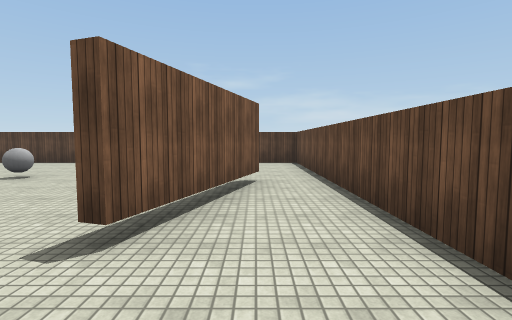
view 1 (above)

24 first-person views from a walk through a scene from a Unity 3-D project. The camera is 1.5 m above the floor, tilts 4° down and sees 85° across. The floor is counted in squares, 2 m on a side. Each view is taken from the middle of a square. On the plan, view 1 faces up. The plan holds only what a view shows up to about 10 squares ahead; the rest is blank. Surface patterns are stand-ins for the level's own textures.

view 2
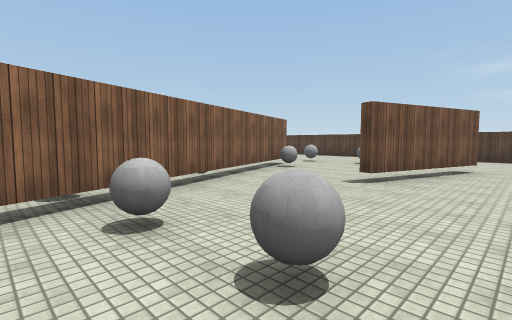

view 3
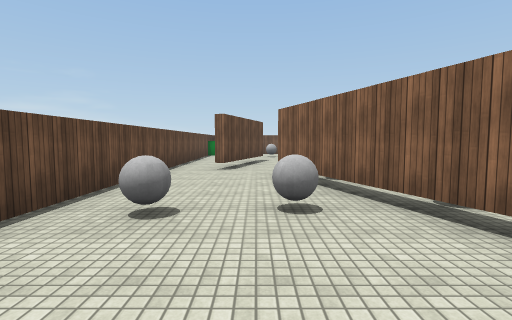

view 4
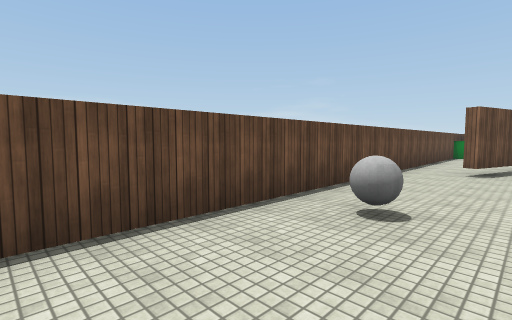

view 5
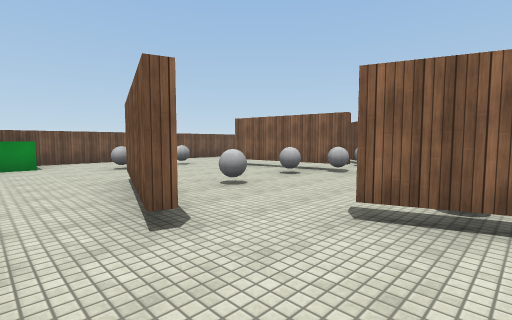

view 6
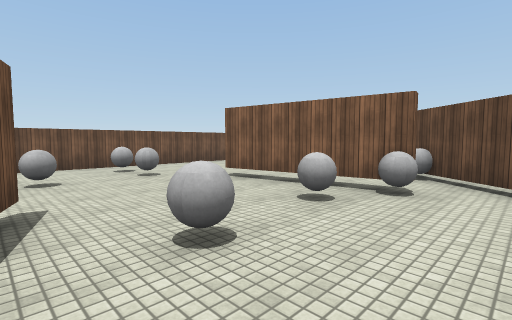

view 7
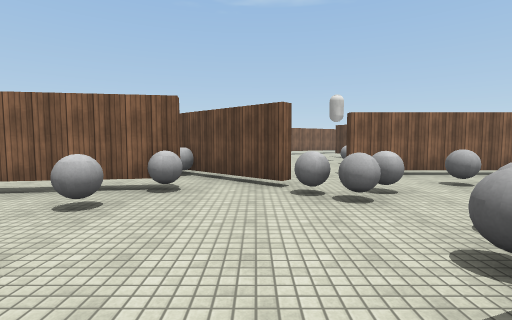

view 8
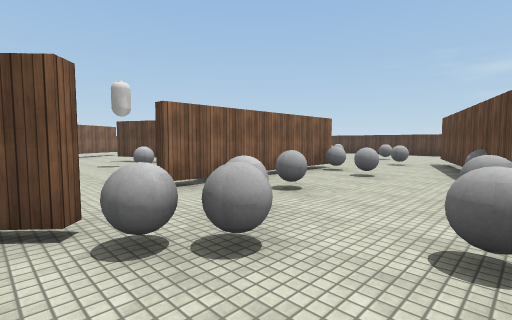

view 9
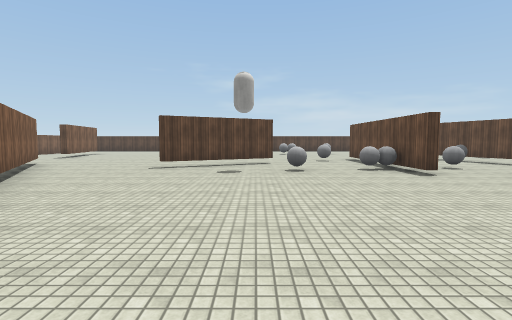

view 10
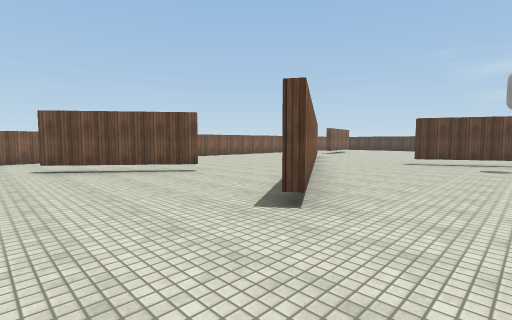

view 11
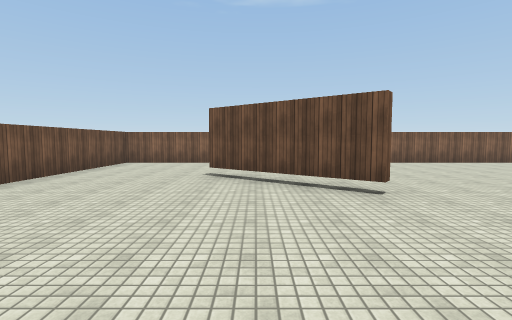

view 12
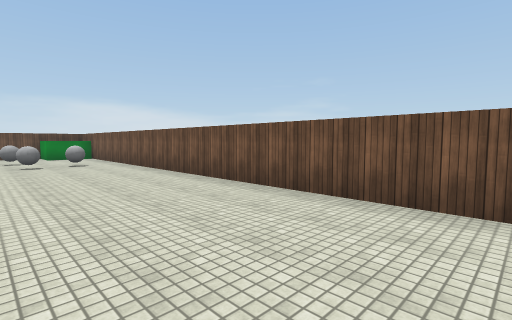

view 13
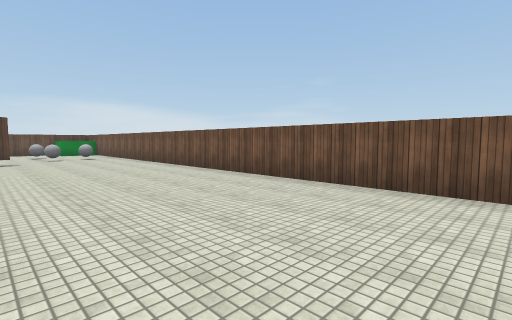

view 14
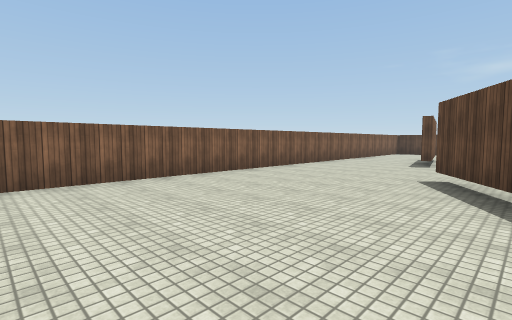

view 15
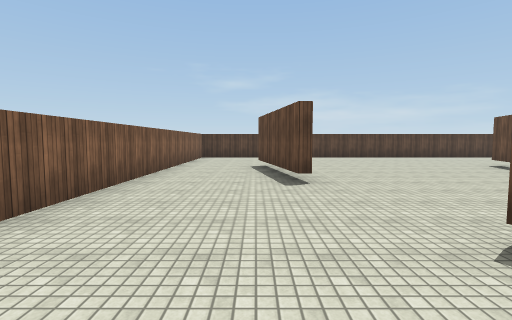

view 16
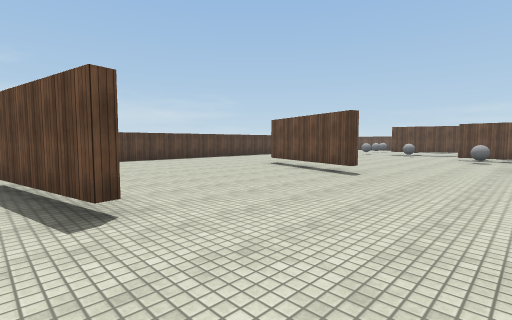

view 17
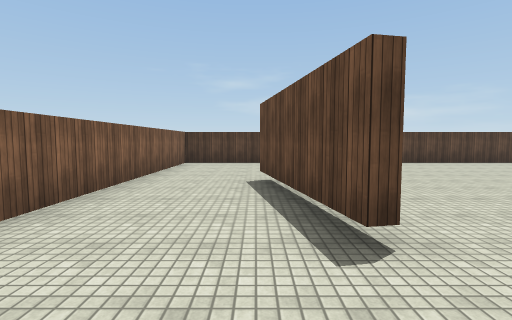

view 18
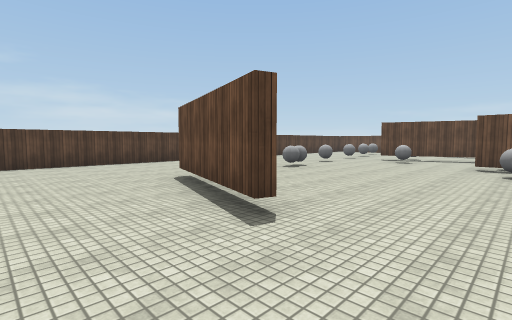

view 19
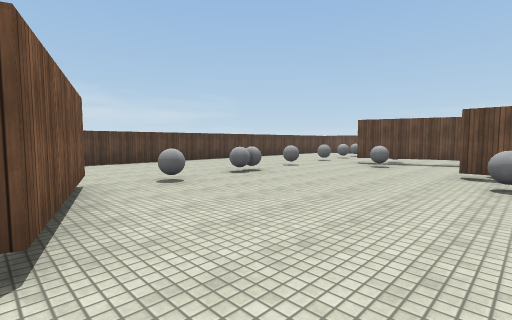

view 20
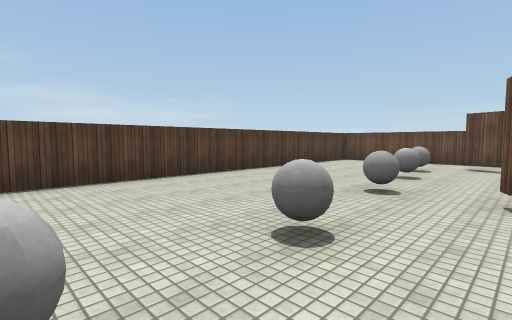

view 21
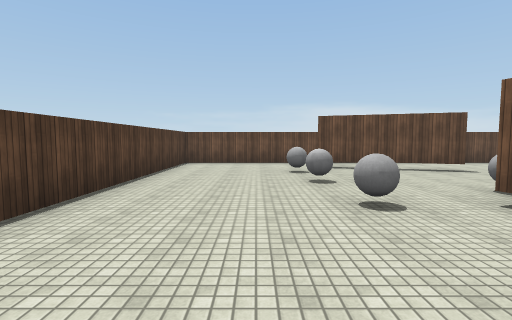

view 22
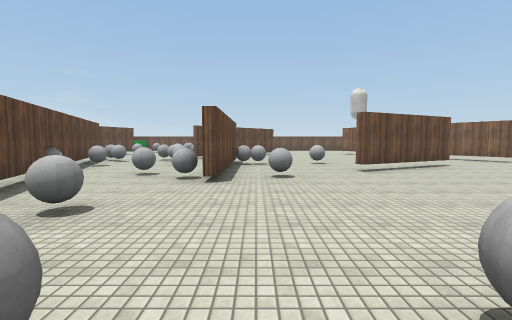

view 23
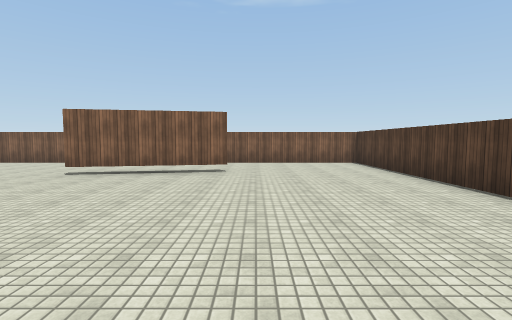

view 24
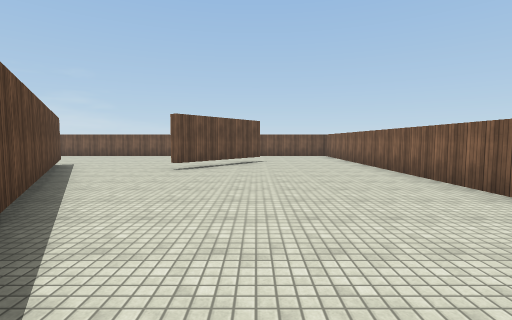

### Floor plan
Key: @ floor where view 1 was taken; # wall or solid block; . floor; ^ raised ledge; B grey ball; T thing the floor can be seen under or through; O other object.
Columns run from 23 left of view 1 to 2 right of it. Each row starts with its distance up from view 1.
 10 ##########################
  9 #........................#
  8 #........................#
  7 #........................#
  6 #.................B.B.B..#
  5 #..T......#BB.B.B......T.#
  4 #..T.....##.......#...TT.#
  3 #..TT....#.......B#B..T..#
  2 #...T....#.........#..T..#
  1 #...............#..#.....#
  0 #.............B.BB.O#..@.#
 -1 #....#.....TT...#...#....#
 -2 #....##...TT....#...B.BB.#
 -3 #.....#......B.B#B..#....#
 -4 #.....##..........B.B#...#
 -5 #......#..........B..#...#
 -6 #......##.......##.......#
 -7 #.......##......#.B...##.#
 -8 #........#.....#B.TB.B#..#
 -9 #....TT..##...  ..T...#..#
-10 #...TT............T......#
-11 #........................#
-12 #..................B.B...
-13 #..................B...^^
-14 #......................^
-15 #######################

Where each view was taken, in squares from view 1:
view 1: 0 up, 0 right, facing up
view 2: 3 down, 1 right, facing up-left
view 3: 1 up, 1 left, facing down
view 4: 1 up, 1 left, facing down-right
view 5: 4 down, 1 right, facing down-left
view 6: 6 down, 1 left, facing down-left
view 7: 6 down, 1 left, facing left
view 8: 6 down, 3 left, facing up-left
view 9: 10 down, 11 left, facing up
view 10: 12 down, 11 left, facing up-left
view 11: 10 down, 13 left, facing left
view 12: 11 down, 13 left, facing down-right
view 13: 10 down, 16 left, facing down-right
view 14: 7 down, 17 left, facing up-left
view 15: 3 down, 20 left, facing up
view 16: 1 down, 20 left, facing up-right
view 17: 0 up, 20 left, facing up
view 18: 0 up, 16 left, facing up-right
view 19: 0 up, 14 left, facing up-right
view 20: 4 up, 9 left, facing up-right
view 21: 7 up, 8 left, facing right
view 22: 6 up, 8 left, facing down
view 23: 6 up, 13 left, facing left
view 24: 1 down, 19 left, facing down
